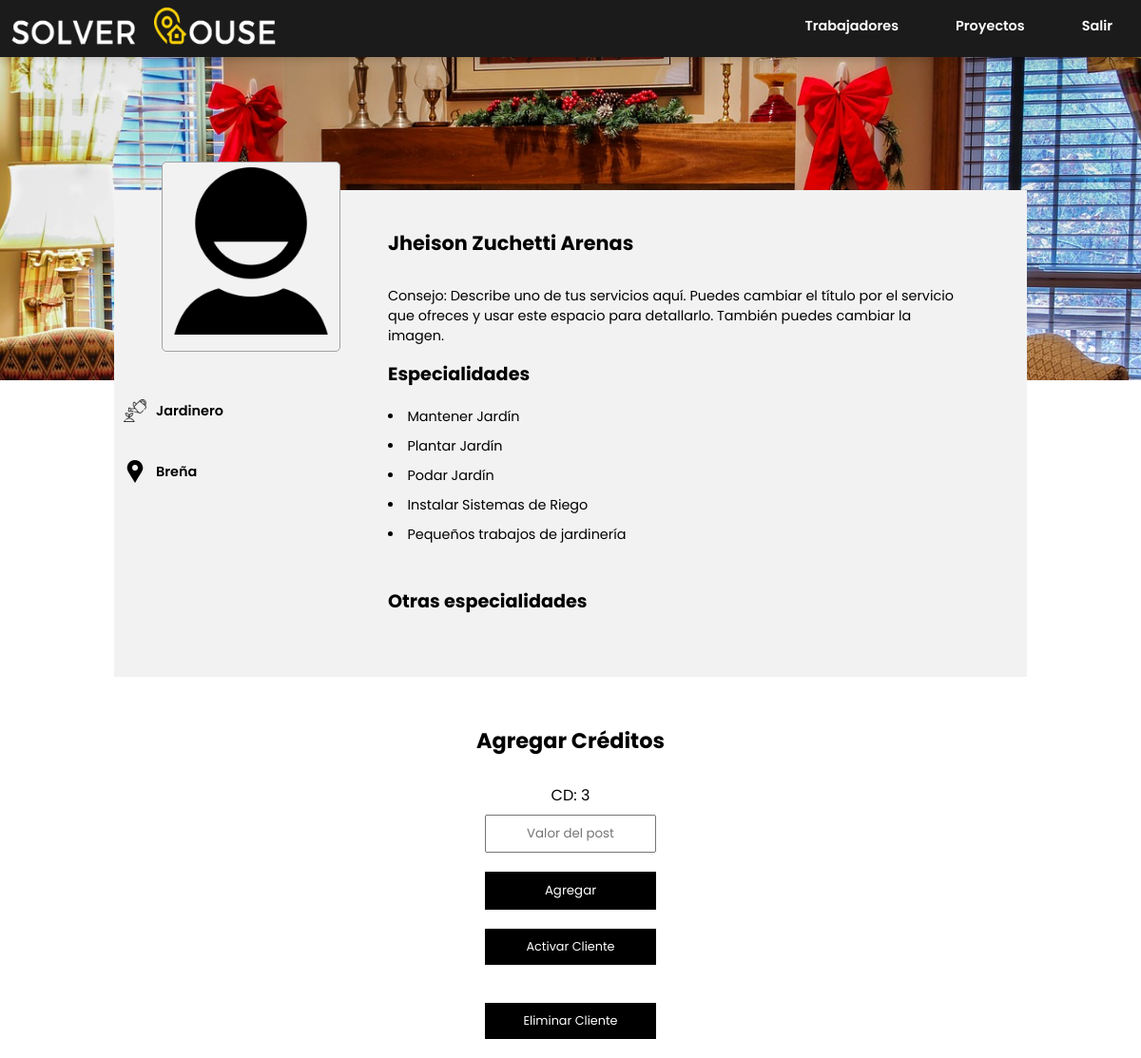
The page /admi/perfil.php?id=12 on the database its author committed.
### tables this page shows
CREATE TABLE `trabajador` (
  `id_trabajador` int(11) NOT NULL,
  `Nombre` varchar(50) NOT NULL,
  `Apellido` varchar(80) NOT NULL,
  `Descripcion` text,
  `Correo` varchar(100) NOT NULL,
  `Celular` int(11) NOT NULL,
  `Distrito` varchar(50) NOT NULL,
  `Direcciòn` varchar(1000) NOT NULL,
  `Perfil` varchar(500) NOT NULL DEFAULT 'user.png',
  `Contraseña` varchar(100) NOT NULL,
  `Tipo` varchar(20) NOT NULL DEFAULT 'Trabajador',
  `Estado` varchar(10) NOT NULL DEFAULT 'off'
);

CREATE TABLE `profesion` (
  `id_profesion` int(11) NOT NULL,
  `Profesion` varchar(100) NOT NULL,
  `Foto` varchar(1000) NOT NULL
);

CREATE TABLE `categoria` (
  `id_categoria` int(11) NOT NULL,
  `id_profesion` int(11) NOT NULL,
  `Categoria` varchar(500) NOT NULL
);

CREATE TABLE `credito` (
  `id_credito` int(11) NOT NULL,
  `id_trabajador` int(11) NOT NULL,
  `credito` int(11) NOT NULL
);

### admi/perfil.php (the view, shortened to what this page needs)
<?php
    require 'menu/menu.php';
   require '../conexion.php';
$filtro = isset($_GET['id']) ? (String)$_GET['id'] : false;
if ($filtro) {
$consultatr=$conexion->query("SELECT trabajador.id_trabajador as id_clie, Nombre , Apellido , Descripcion, Distrito, Perfil, profesion.Profesion as profe , Foto FROM trabajador inner join profesion_trabajador on trabajador.id_trabajador=profesion_trabajador.id_trabajador INNER JOIN profesion ON profesion.id_profesion = profesion_trabajador.Profesion WHERE trabajador.id_trabajador='$filtro' ");
 while($rowtr=$consultatr->fetch(PDO::FETCH_ASSOC)){
      $id_clie=$rowtr['id_clie'];
       $nombre=$rowtr['Nombre'];
       $apellido=$rowtr['Apellido'];
       $descripcion=$rowtr['Descripcion'];
       $distrito=$rowtr['Distrito'];
       $perfil=$rowtr['Perfil'];
       $profe=$rowtr['profe'];
       $foto=$rowtr['Foto'];
 }
 $consultac=$conexion->query("SELECT * FROM credito where id_trabajador ='$filtro'");
   while ($rowce=$consultac->fetch(PDO::FETCH_ASSOC)) {
       $creditos=$rowce['credito'];
   }
  $conscate=$conexion->query("SELECT categoria.Categoria as categoria FROM categoria_trabajador INNER JOIN categoria ON categoria_trabajador.Categoria = categoria.id_categoria where id_trabajador = '$filtro' ");
  $rowct=$conscate->fetchAll(PDO::FETCH_ASSOC);
}
 ?>
 <!DOCTYPE html>
<html>
<head>
  <link rel="stylesheet" type="text/css" href="../css/lightbox.css">
  <link rel="stylesheet" type="text/css" href="../css/admin.css">
  <link rel="stylesheet" type="text/css" href="../css/index.css">
</head>
<body>
  <section class="port-p">
  </section>
  <div class="perfil-t">
      <div class="t-foto">
          <div class="img-fot" >
            <img src="../trabajador/Perfil/<?php echo $perfil; ?>">
          </div>
          <div class="info-p">
            <div>
              <img src="img/<?php echo $foto; ?>">
              <p><?php echo $profe; ?></p>
             </div>
             <div>
             </div>
             <div>
              <img src="img/location.png">
              <p><?php echo $distrito ?></p>
             </div>
          </div>
      </div>
      <div class="t-des">
          <h1><?php echo $nombre." ". $apellido; ?></h1>
          <p><?php echo $descripcion; ?></p>
          <h2>Especialidades</h2>
          <?php foreach ($rowct as $datoct ): ?>
            <li><?php echo $datoct['categoria']; ?></li>
          <?php endforeach ?>
          <br>
          <h2>Otras especialidades</h2>
      </div>
  </div>
   <section class="obtener1">
     <form  id="credito-ag1"  class="credito-ag" action="trabajo-vista.php">
      <h1>Agregar Créditos</h1>
      <p style="text-align: center; padding: 8px;">CD: <?php echo $creditos ?></p>
         <input type="text" name="credito" required="" placeholder="Valor del post">
         <button>Agregar</button>
      <a href="agregartrabajador.php?id=<?php echo $id_clie ;?> " >Activar Cliente</a>
      <a href="eliminarpost.php?id=<?php echo $id_clie ; ?>" >Eliminar Cliente</a>
     </form>
  </section>
</body>
</html>

### admi/menu/css/menu.css (style rules this page uses)
* { margin: 0; box-sizing: border-box; }

### css/admin.css (style rules this page uses)
* { margin: 0; font-family: 'Quicksand', sans-serif; box-sizing: border-box; }
.port-p { width: 100%; height: 400px; overflow: hidden; }
.perfil-t { width: 80%; margin: auto; padding-bottom: 50px; background:#f2f2f2; margin-top: -200px; position: relative; z-index: 5; display: flex; margin-bottom: 50px; }
.t-foto { width: 30%; padding: 10px ; }
.img-fot { width: 70%; max-width: 100%; height: auto; height: 200px; margin: auto; border: 1px solid #a1a1a1; padding: 5px; margin-top: -40px; background: #f2f2f2; border-radius: 5px; }
.info-p { margin-top: 40px; }
.info-p > div { display: flex; padding: 10px 0; }
.info-p > div img { width: 24px; height: 24px; }
.info-p > div p { margin: auto 0; font-size: .9rem; font-weight: 600; margin-left: 10px; }
.img-fot img { max-width: 100%; max-height: 100%; width: auto; height: auto; display: block; margin: auto; }
.t-des { width: 70%; padding-top: 30px; }
.t-des h1 { padding: 10px 0; font-size: 1.3rem; }
.t-des p { width: 90%; margin-top: 20px; font-size: .9rem; }
.t-des h2 { font-size: 1.2rem; padding: 15px 0; }
.t-des li { padding: 5px 0; font-size: .9rem; }
.obtener1 { width: 30%; margin: auto; display: flex; flex-direction: column; }
#credito-ag1 { display: flex; flex-direction: column; }

### css/index.css (style rules this page uses)
* { margin: 0; font-family: 'Poppins', sans-serif; box-sizing: border-box; }
form.credito-ag input { width: 50%; height: 40px; margin: 0 auto; text-align: center; }
form.credito-ag input:placeholder { font-size: 1.1rem; color: #a1a1a1; }
form.credito-ag button { width: 50%; height: 40px; border: none; background: black; color: white; margin:0 auto; margin-top: 20px; cursor: pointer; }
.credito-ag h1 { text-align: center; font-size: 1.4rem; margin-bottom: 20px; }
.credito-ag a { width: 50%; margin:0 auto; background: black; text-align: center; color: white; padding: 10px 0; font-size: .8rem; margin-top: 20px; margin-bottom: 20px; text-decoration: none; }

### rows shown on the page
trabajador: Perfil (placeholder picture), profesion.Foto (picture), profesion.Profesion "Jardinero", Distrito "Breña", Nombre "Jheison", Apellido "Zuchetti Arenas", Descripcion "Consejo: Describe uno de tus servicios aquí. Puedes cambiar el título por el servicio que ofreces y usar este espacio para detallarlo. También puedes cambiar la imagen."
categoria: Categoria "Mantener Jardín"
categoria: Categoria "Plantar Jardín"
categoria: Categoria "Podar Jardín"
categoria: Categoria "Instalar Sistemas de Riego"
categoria: Categoria "Pequeños trabajos de jardinería"
credito: credito "3"
